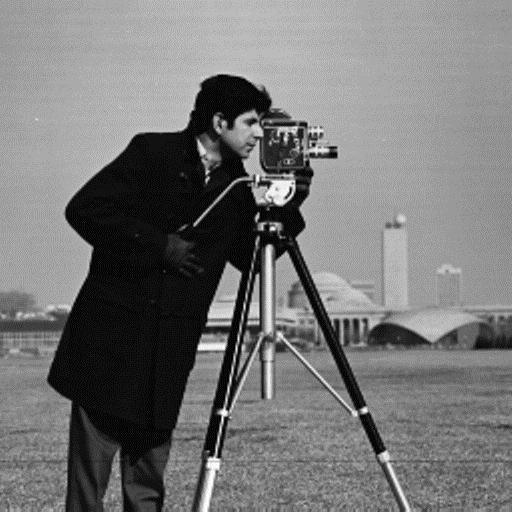
#> input picture Cameraman.jpg, 512 x 512 px
$ python FTHexample.py
#> lines starting #> are read from the running program, lines starting #| are printed output that depends on the picture
import numpy as np
import matplotlib.pyplot as plt
from imageio import imread
import skimage.transform #to install it: pip install scikit-image
from matplotlib.widgets import Slider, Button, RadioButtons, CheckButtons
from ipywidgets import interact

#DeteactorShape = 1: Circle, 2: Square
#The bigger the PinholeFactor the sammler the pinhole
#Ydistance and Xdistance incate the propagation distance to the pinhole
#N is the quantaization level
#dx: detector side length factor, we multiply it with N

im = imread("Cameraman.jpg", pilmode="L") #jpg image should be in the same folder or you have to include the whole directory
#> im is the input picture: shape (512, 512); min 0, max 255, mean 117.9
im = skimage.transform.resize(im, [256, 256], anti_aliasing=False)
#> im: shape (256, 256) float64
im.astype(float)

def SimulateFTH(im, DetectorShape=1, PinholeFactor=200, Ydistance=85, Xdistance=85, N=2**8, dx=1, Brightness=0):
#> called with DetectorShape = 1, PinholeFactor = 200, Ydistance = 85, Xdistance = 85, N = 256, dx = 1, Brightness = 0
    xgrid = []
    ygrid = []
    for i in range(-N // 2, N // 2):  # use '//' for an int result, '/' for float result
        xgrid.append(i)
        ygrid.append(i)
    L = N * dx  # side length
    [X, Y] = np.meshgrid(xgrid, ygrid)  # 2D coordinates
    # R = np.sqrt(X ** 2 + Y ** 2)
    # theta = np.arctan2(Y, X)
    im = skimage.transform.resize(im, [256, 256], anti_aliasing=False)
    im.astype(float)
    im = im + Brightness

    n = 8
    if DetectorShape == 1:
        E = abs(X) ** 2 + abs(Y) ** 2 < 1.5 * ((1 / n * L) ** 2)
    else:
        E = (abs(X) < 1 / n * L) * (abs(Y) < 1 / n * L)

    #pinhole
    r = np.sqrt(X ** 2 + Y ** 2) < L / PinholeFactor

    # propagation distance
    r = np.roll(r, Xdistance, 1)
    r = np.roll(r, -Ydistance, 0)

    #the detected image through the pinhole
    E1 = E * im + r

    #detector intensity
    H = np.fft.fftshift(abs(np.fft.fft2(E1)) ** 2)
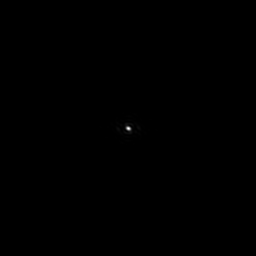
#> H: shape (256, 256) float64; min 0.000452, max 2495349.9, mean 937.9; drawn with min black and max white

    # normalize the diffraction pattern and add poisson noise
    H = H / np.max(H)  # normalizing [0,1]
    bit_depth = 16
    H = 2 ** bit_depth * H  # normalize to bit range of detector, new range [0, 2^bit_depth]
    H_noisy = np.random.poisson(H).astype(float)

    # autocorrelation
    acf = np.fft.fftshift(np.fft.ifft2(H_noisy))  # H'_noisy
    lgacf = np.log10(abs(acf) + 1e-3)
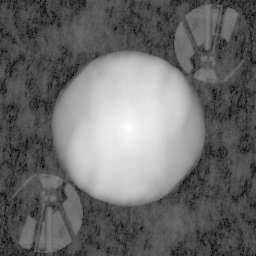
#> lgacf: shape (256, 256) float64; min -2.97, max 1.39, mean -1.14; drawn with min black and max white

    # back propagating
    # acf1 = np.fft.fft2(acf)
    # acf1 = np.fft.fftshift(acf1)
    acf1 = np.fft.fftshift(np.fft.ifft2(H))
    # acf1[acf1 > 0.9] = 0 #filter option

    lgacf1 = np.log10(abs(acf1) + 1e-3)
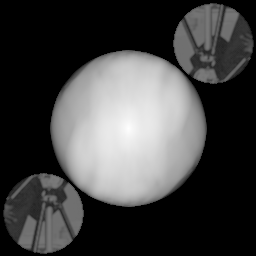
#> lgacf1: shape (256, 256) float64; min -3, max 1.39, mean -1.85; drawn with min black and max white

    # im = skimage.transform.resize(im, [256, 256], anti_aliasing=False)
    # E2 = E * im + r

    fig, axs = plt.subplots(2, 3, figsize=(16, 9))

    plt.subplots_adjust(left=0.25, bottom=0.3)
    textstr = 'a: Original image,\n(the object)\nb: the illuminated area of\nthe object \nplus the pinhole \nc:normalized ' \
              'diffraction pattern \n(noise free) \n' \
              'd: H_noisy \nH after adding\npoissonian noise to it \ne: H\'_noisy: IFT H_noisy \nf:H\': IFT of H'
    plt.gcf().text(0.02, 0.5, textstr, fontsize=14)

    #plt.figure(1)
    axs[0, 0].imshow(im, cmap=plt.cm.gray, interpolation='nearest')
    axs[0, 0].set_title("a")

    axs[0, 1].imshow(E1, cmap=plt.cm.gray, interpolation='nearest')
    axs[0, 1].set_title("b")

    axs[0, 2].imshow(np.log10(H + 1e-3), cmap=plt.cm.gray, interpolation='nearest')
    axs[0, 2].set_title("c")

    axs[1, 0].imshow(np.log10(H_noisy + 1e-3), cmap=plt.cm.gray, interpolation='nearest')
    axs[1, 0].set_title("d")

    axs[1, 1].imshow(lgacf, cmap=plt.cm.gray, interpolation='nearest')
    axs[1, 1].set_title("e")

    axs[1, 2].imshow(lgacf1, cmap=plt.cm.gray, interpolation='nearest')
    axs[1, 2].set_title("f")

    E_shifted2 = np.roll(E,  -Xdistance, 1)
    E_shifted2 = np.roll(E_shifted2, Ydistance, 0)

    Shifted_reconstructed_image = E_shifted2 * lgacf
    reconstructed_image = np.roll(Shifted_reconstructed_image, Xdistance, 1)
    reconstructed_image = np.roll(reconstructed_image, -Ydistance, 0)

    Shifted_reconstructed_noisefree_image = E_shifted2 * lgacf1
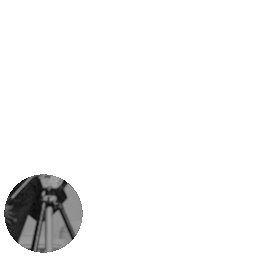
#> Shifted_reconstructed_noisefree_image: shape (256, 256) float64; min -2.47, max 0, mean -0.117; drawn with min black and max white
    reconstructed_noisefree_image = np.roll(Shifted_reconstructed_noisefree_image, Xdistance, 1)
    reconstructed_noisefree_image = np.roll(reconstructed_noisefree_image, -Ydistance, 0)
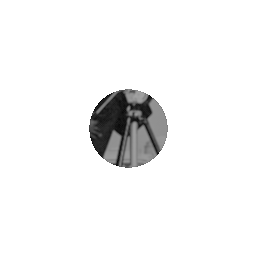
#> reconstructed_noisefree_image: shape (256, 256) float64; min -2.47, max 0, mean -0.117; drawn with min black and max white

    OI = np.log10(E * im + 1e-3)
    OI[OI < -2] = 0
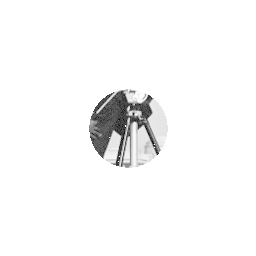
#> OI: shape (256, 256) float64; min -1.97, max 0, mean -0.0562; drawn with min black and max white
    # fig2, axs2 = plt.subplots(1, 3, figsize=(16, 9))
    # plt.figure(2)
    #
    # axs2[0].imshow(reconstructed_image, cmap=plt.cm.gray, interpolation='nearest')
    # axs2[0].set_title("reconstructed_noisy_image")
    #
    # axs2[1].imshow(reconstructed_noisefree_image, cmap=plt.cm.gray, interpolation='nearest')
    # axs2[1].set_title("reconstructed_image_noise-free")
    #
    # axs2[2].imshow(OI, cmap=plt.cm.gray, interpolation='nearest')
    # axs2[2].set_title("original image on the detector")


    YS = fig.add_axes([0.25, 0.09, 0.65, 0.03])
    XS = fig.add_axes([0.25, 0.12, 0.65, 0.03])
    PS = fig.add_axes([0.25, 0.15, 0.65, 0.03])
    #BS = fig.add_axes([0.25, 0.18, 0.65, 0.03])
    DS = fig.add_axes([0.25, 0.18, 0.07, 0.03])

    YdistanceSlider = Slider(YS, 'Ydistance', -100, 100, valstep=1, valinit=Ydistance)
    XdistanceSlider = Slider(XS, 'Xdistance', -100, 100, valstep=1, valinit=Xdistance)
    PinholeSLider = Slider(PS, 'PinholeFactor', 1, 1000, valstep=10, valinit=PinholeFactor)
    DetectorSlider = Slider(DS, 'Detector-Shape', 1, 2, valstep=1, valinit=DetectorShape)
    #BrightnessSlider = Slider(BS, 'Adjust Brightness', -10, 10, valstep=1, valinit=Brightness)


    # DetectorLabels = ('Circular', 'Square')
    # RadioButtons(DS, DetectorLabels, [1, 2])


    # [76 lines left out: function update, not called in this run]
        # # fig2, axs2 = plt.subplots(1, 3, figsize=(16, 9))
        # # plt.figure(2)
        #
        # axs2[0].imshow(reconstructed_image, cmap=plt.cm.gray, interpolation='nearest')
        # axs2[0].set_title("reconstructed_noisy_image")
        #
        # axs2[1].imshow(reconstructed_noisefree_image, cmap=plt.cm.gray, interpolation='nearest')
        # axs2[1].set_title("reconstructed_image_noise-free")
        #
        # axs2[2].imshow(OI, cmap=plt.cm.gray, interpolation='nearest')
        # axs2[2].set_title("original image on the detector")

    YdistanceSlider.on_changed(update)
    XdistanceSlider.on_changed(update)
    PinholeSLider.on_changed(update)
    DetectorSlider.on_changed(update)
    #BrightnessSlider.on_changed(update)
    plt.show()
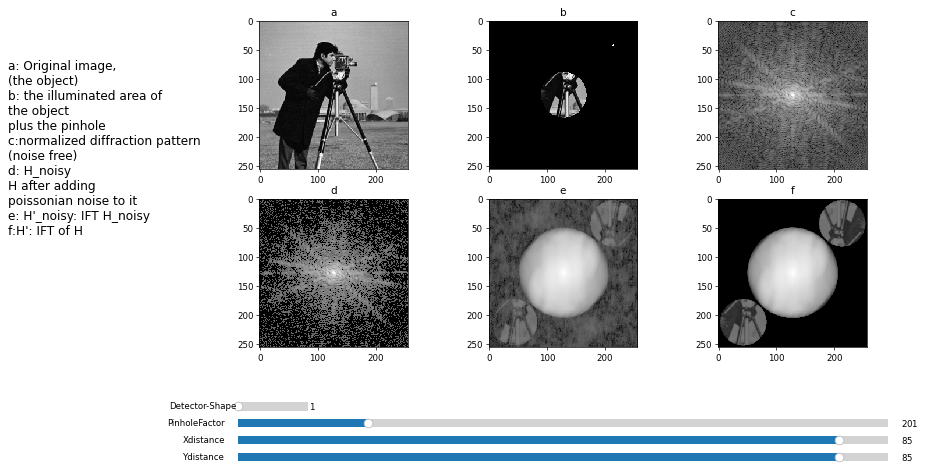
#> figure drawn by matplotlib, 10 panels


'''
#autocorrelation
N = 2 ** 8 #quantization level
dx = 1
xgrid = []
ygrid = []
for i in range(-N//2, N//2):   #use '//' for an int result, '/' for float result
    xgrid.append(i)
    ygrid.append(i)
L = N * dx  # side length
[X, Y] = np.meshgrid(xgrid, ygrid)  #2D coordinates
R = np.sqrt(X ** 2 + Y ** 2)
theta = np.arctan2(Y, X)
im = np.cos(23*theta) > 0


'''

''' Square detector
n = 8
E = (abs(X) < 1/n*L) * (abs(Y) < 1/n*L)

r = np.sqrt(X ** 2 + Y ** 2) < L/200
r2 = np.sqrt(X ** 2 + Y ** 2) < L/200

r = np.roll(r, 100)
E1 = E * im  + r
#E2 = E * im + r
fig, axs = plt.subplots(2, 4, figsize=(16, 9))
plt.subplots_adjust(left=0.4, bottom=0.4)

I = np.fft.fftshift(abs(np.fft.fft2(E1))**2) #detector intensity

# add poisson noise
I = I / np.max(I) #normalize to range [0,1]
bit_depth = 16
I = 2**bit_depth * I # normalize to bit range of detector, new range [0, 2^bit_depth]
I_noisy = np.random.poisson(I).astype(float)

#autocorrelation
acf = np.fft.fftshift(np.fft.ifft2(I_noisy))
lgacf = np.log10(abs(acf) + 1e-3)

acf1 = np.fft.fftshift(np.fft.ifft2(I))
lgacf1 = np.log10(abs(acf) + 1e-3)

axs[0, 0].imshow(im, cmap=plt.cm.gray, interpolation='nearest')
axs[0, 0].set_title("Original image")

axs[0, 1].imshow(E*(1-r2), cmap=plt.cm.gray, interpolation='nearest')
axs[0, 1].set_title("The detector")

axs[0, 2].imshow(1-r2, cmap=plt.cm.gray, interpolation='nearest')
axs[0, 2].set_title("1-r2") # what is the name of this

axs[0, 3].imshow(r, cmap=plt.cm.gray, interpolation='nearest')
axs[0, 3].set_title("The Pinhole")

axs[0, 3].imshow(E1, cmap=plt.cm.gray, interpolation='nearest')
axs[0, 3].set_title("E1 = detector * im * (1-r2) + pinhole")

axs[1, 0].imshow(np.log10(I + 1e-3), cmap=plt.cm.gray, interpolation='nearest')
axs[1, 0].set_title("I = FT of E1 after shifting")

axs[1, 1].imshow(np.log10(I_noisy + 1e-3), cmap=plt.cm.gray, interpolation='nearest')
axs[1, 1].set_title("I_noisy")

axs[1, 2].imshow(lgacf, cmap=plt.cm.gray, interpolation='nearest')
axs[1, 2].set_title("IFT of I_noisy")

axs[1, 3].imshow(lgacf1, cmap=plt.cm.gray, interpolation='nearest')
axs[1, 3].set_title("IFT of I")

plt.show()
'''

'''
n = 8
#E = (abs(X) < 1.5/n*L) * (abs(Y) < 1.5/n*L) #square
E =  abs(X)**2 + abs(Y)**2 < 1.5*((1/n*L )**2)
#Frame = np.zeros([1024,1024])
r = np.sqrt(X ** 2 + Y ** 2) < L/200 # Pinhole
#r2 = np.sqrt(X ** 2 + Y ** 2) < L/200

#propagation distance
Ydistance = 85
Xdistance = 85


r = np.roll(r, Xdistance, 1)
r = np.roll(r, -Ydistance, 0)
E1 =  E * im  + r


#E1 = E * (np.abs(np.fft.fft2(im)  + np.fft.fft2(r)))**2


#I = np.fft.fftshift(E1) #detector intensity
H = np.fft.fftshift(abs(np.fft.fft2(E1))**2) #detector intensity

# normalize the diffraction pattern and add poisson noise
H = H / np.max(H) #normalizing [0,1]
bit_depth = 16
H = 2**bit_depth * H # normalize to bit range of detector, new range [0, 2^bit_depth]
H_noisy = np.random.poisson(H).astype(float)

#filtering


#autocorrelation
acf = np.fft.fftshift(np.fft.ifft2(H_noisy)) #H'_noisy
lgacf = np.log10(abs(acf) + 1e-3)

#back propagating
acf1 = np.fft.fft2(acf)
acf1 = np.fft.fftshift(acf1)


acf1 = np.fft.fftshift(np.fft.ifft2(H))
#acf1[acf1 > 0.9] = 0

lgacf1 = np.log10(abs(acf) + 1e-3)

#im = skimage.transform.resize(im, [256, 256], anti_aliasing=False)
#E2 = E * im + r

fig, axs = plt.subplots(2, 3, figsize=(16, 9))
plt.subplots_adjust(bottom=0.3)


axs[0, 0].imshow(im, cmap=plt.cm.gray, interpolation='nearest')
axs[0, 0].set_title("Original image, the object")

axs[0, 1].imshow(E1, cmap=plt.cm.gray, interpolation='nearest')
axs[0, 1].set_title("The object on the detector and the pinhole")

axs[0, 2].imshow(np.log10(H + 1e-3), cmap=plt.cm.gray, interpolation='nearest')
axs[0, 2].set_title("H(q)")

axs[1, 0].imshow(np.log10(H_noisy + 1e-3), cmap=plt.cm.gray, interpolation='nearest')
axs[1, 0].set_title("H_noisy: H after adding poissonian noise to it")

axs[1, 1].imshow(lgacf, cmap=plt.cm.gray, interpolation='nearest')
axs[1, 1].set_title("H'_noisy: IFT H_noisy")

axs[1, 2].imshow(lgacf1, cmap=plt.cm.gray, interpolation='nearest')
axs[1, 2].set_title("H': IFT of H")
'''


#SimulateFTH(im=im, axs01=axs01, axs02=axs02, DeteactorShape=1, PinholeFactor=200, Ydistance=Ydistance1, Xdistance=Xdistance1, N=2**8, dx=1)

# interact(SimulateFTH, im=im, DeteactorShape=(1, 2), PinholeFactor=200,
#          Ydistance=(-100, 100, 1), Xdistance=(-100, 100, 1), N=2**8, dx=1)

SimulateFTH(im = im)
'''
YdistanceSlider = Slider(ax=,valmin=-100, valmax=100, valinit=Ydistance1, valstep=1)
XdistanceSlider = Slider(valmin=-100, valmax=100, valinit=Xdistance1, valstep=1)

def update(val):
    Ydistance1 = YdistanceSlider.val
    #freq = sfreq.val
    #l.set_ydata(amp*np.sin(2*np.pi*freq*t))
    #r = np.roll(r, -Ydistance, 0)
    SImulateFTH(im=im, axs1=axs01, axs2=axs02, DeteactorShape=1, PinholeFactor=200,
                Ydistance=Ydistance1, Xdistance=Xdistance1, N=2 ** 8, dx=1)
    fig.canvas.draw_idle()
'''

# sfreq = Slider(axfreq, 'Freq', 0.1, 30.0, valinit=f0, valstep=delta_f)
# samp = Slider(axamp, 'Amp', 0.1, 10.0, valinit=a0)
#
# def update(val):
#     amp = samp.val
#     freq = sfreq.val
#     l.set_ydata(amp*np.sin(2*np.pi*freq*t))
#     fig.canvas.draw_idle()
#
# #sliders:
# #position of the pinhole  two sliders, vertical (0 to y.length) and horizental (0 to x.length) distance
# #shape of the detector, choices
# #size of the detector, changes automatically with the propagation distance
# #pinhole size
#
# sfreq.on_changed(update)
# samp.on_changed(update)


#plt.show()
